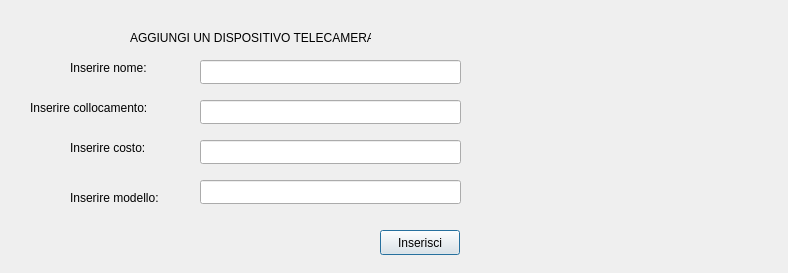
<?xml version="1.0" encoding="UTF-8"?>
<ui version="4.0">
 <class>Dialog_add_Telecamera</class>
 <widget class="QDialog" name="Dialog_add_Telecamera">
  <property name="geometry">
   <rect>
    <x>0</x>
    <y>0</y>
    <width>788</width>
    <height>273</height>
   </rect>
  </property>
  <property name="windowTitle">
   <string>Dialog</string>
  </property>
  <widget class="QPushButton" name="inserisciAllarme">
   <property name="geometry">
    <rect>
     <x>380</x>
     <y>230</y>
     <width>80</width>
     <height>25</height>
    </rect>
   </property>
   <property name="text">
    <string>Inserisci</string>
   </property>
  </widget>
  <widget class="QLineEdit" name="collocamento">
   <property name="geometry">
    <rect>
     <x>200</x>
     <y>100</y>
     <width>261</width>
     <height>24</height>
    </rect>
   </property>
  </widget>
  <widget class="QLineEdit" name="nome">
   <property name="geometry">
    <rect>
     <x>200</x>
     <y>60</y>
     <width>261</width>
     <height>24</height>
    </rect>
   </property>
  </widget>
  <widget class="QLabel" name="label">
   <property name="geometry">
    <rect>
     <x>70</x>
     <y>60</y>
     <width>121</width>
     <height>16</height>
    </rect>
   </property>
   <property name="text">
    <string>Inserire nome:</string>
   </property>
  </widget>
  <widget class="QLabel" name="label_3">
   <property name="geometry">
    <rect>
     <x>130</x>
     <y>30</y>
     <width>241</width>
     <height>16</height>
    </rect>
   </property>
   <property name="text">
    <string>AGGIUNGI UN DISPOSITIVO TELECAMERA</string>
   </property>
  </widget>
  <widget class="QLabel" name="label_2">
   <property name="geometry">
    <rect>
     <x>30</x>
     <y>100</y>
     <width>141</width>
     <height>16</height>
    </rect>
   </property>
   <property name="text">
    <string>Inserire collocamento:</string>
   </property>
  </widget>
  <widget class="QLineEdit" name="costo">
   <property name="geometry">
    <rect>
     <x>200</x>
     <y>140</y>
     <width>261</width>
     <height>24</height>
    </rect>
   </property>
  </widget>
  <widget class="QLineEdit" name="modello">
   <property name="geometry">
    <rect>
     <x>200</x>
     <y>180</y>
     <width>261</width>
     <height>24</height>
    </rect>
   </property>
  </widget>
  <widget class="QLabel" name="label_4">
   <property name="geometry">
    <rect>
     <x>70</x>
     <y>140</y>
     <width>121</width>
     <height>16</height>
    </rect>
   </property>
   <property name="text">
    <string>Inserire costo:</string>
   </property>
  </widget>
  <widget class="QLabel" name="label_5">
   <property name="geometry">
    <rect>
     <x>70</x>
     <y>190</y>
     <width>121</width>
     <height>16</height>
    </rect>
   </property>
   <property name="text">
    <string>Inserire modello:</string>
   </property>
  </widget>
  <widget class="QLabel" name="elemIns">
   <property name="geometry">
    <rect>
     <x>500</x>
     <y>50</y>
     <width>221</width>
     <height>161</height>
    </rect>
   </property>
   <property name="text">
    <string/>
   </property>
  </widget>
  <widget class="QLabel" name="messaggio">
   <property name="geometry">
    <rect>
     <x>80</x>
     <y>230</y>
     <width>261</width>
     <height>21</height>
    </rect>
   </property>
   <property name="text">
    <string/>
   </property>
  </widget>
 </widget>
 <resources/>
 <connections/>
</ui>
